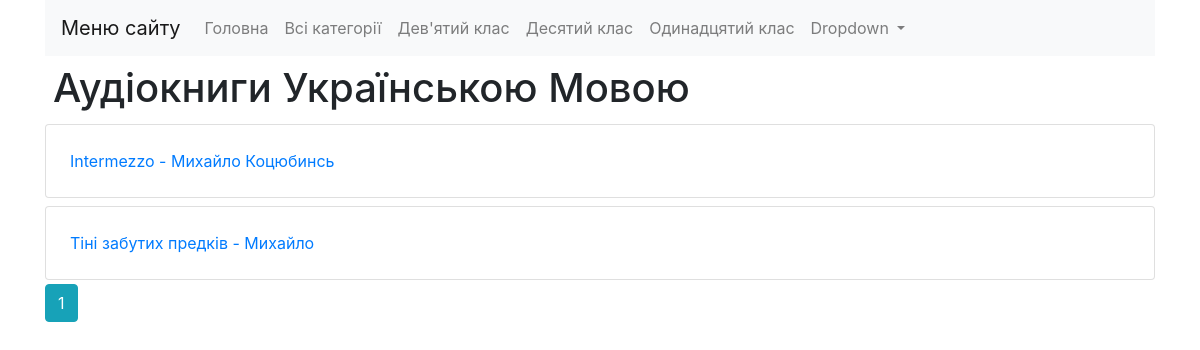
Screenshot of /categories/Deviatyi-klas with the database file from the repository.
### audiobooks/models.py (models this page shows, shortened)
class Category(models.Model):
    title = models.CharField(max_length=30)
    slug = models.SlugField(default='', editable=True, max_length=100, null=False, blank=True)
    class Meta:
        verbose_name_plural = "categories"
        ordering = ['title']

class Series(models.Model):
    title = models.CharField(max_length=30)
    slug = models.SlugField(default='', editable=True, max_length=100, null=False, blank=True)
    categories = models.ManyToManyField(Category, blank=True)
    description = models.TextField(blank=True)  # null=True
    class Meta:
        verbose_name_plural = "series"
        ordering = ['title']

### audiobooks/views.py (the view)
# urls.py: path('categories/<slug:category_slug>', category_items, name='audiobooks-categoryOne'),
def category_items(request, category_slug):
    series_list = Series.objects.filter(categories__slug=category_slug)
    context = {
        'Series': pagination(request, series_list),
        'Category': Category.objects.all()
    }
    return render(request, 'allSeries.html', context)

### audiobooks/views.py (called while the page is built)
def pagination(request, pagination_list, items_on_page=3):
    paginator = Paginator(pagination_list, items_on_page)
    page = request.GET.get('page')
    try:
        page_obj = paginator.page(page)
    except PageNotAnInteger:
        page_obj = paginator.page(1)
    except EmptyPage:
        page_obj = paginator.page(paginator.num_pages)
    return page_obj

### templates/allSeries.html (shortened to what this page needs)
{% extends "_base.html" %}
{% load static %}
{% block content %}
{% for Series in Series %}
    <div class="mylist">
        <ul class="list-group">
            <li class="list-group-item p-4 my-1">
				<div class="row">
					<div class="col-12 col-md-10">
						<a href="{% url 'allAudiobooks' Series.slug %}">{{ Series.title }}</a>
					</div>
				</div>
			</li>
        </ul>
    </div>
{% endfor %}
				{% for num in Series.paginator.page_range %}
					{% if Series.number == num %}
						<a class="btn btn-info mb-4" href="?page={{num}}">{{ num }}</a>
					{% elif num > Series.number|add:'-3' and num < Series.number|add:'3' %}
						<a class="btn btn-outline-info mb-4" href="?page={{num}}">{{ num }}</a>
					{% endif %}
				{% endfor %}
{% endblock content %}

### templates/_base.html (shortened to what this page needs)
{% load static %}
<!DOCTYPE html>
<html lang="en">
<head>
    <link rel="stylesheet" href="https://cdn.jsdelivr.net/npm/bootstrap@4.6.0/dist/css/bootstrap.min.css"
>
    <link rel="stylesheet" href="{% static 'css/style.css' %}">
</head>
<body>
    <div class="container">
    <div class="mycontainer">
        <nav class="navbar navbar-expand-lg navbar-light bg-light">
            <a class="navbar-brand" href="{% url 'allSeries' %}">Меню сайту</a>
            <div class="collapse navbar-collapse" id="navbarSupportedContent">
                <ul class="navbar-nav mr-auto">
                    <li class="nav-item">
                        <a class="nav-link" href="{% url 'allSeries' %}">Головна</a>
                    </li>
                    <li class="nav-item">
                        <a class="nav-link" href="{% url 'allCategories' %}">Всі категорії</a>
                    </li>
                        {% for item in Category %}
							<li class="nav-item">
							  <a class="nav-link" href="{% url 'audiobooks-categoryOne' item.slug %}">{{ item.title }}</a>
                            </li>
						{% endfor %}
                    <li class="nav-item dropdown">
                        <a class="nav-link dropdown-toggle" href="#" id="navbarDropdown" role="button" data-toggle="dropdown"
                            aria-haspopup="true" aria-expanded="false">
                            Dropdown
                        </a>
                    </li>
                </ul>
            </div>
        </nav>
            <div class="row">
                <div class="col">
                    <div class="mybox1">
                        <h1 class="p-2 m-0">Аудіокниги Українською Мовою</h1>
                    </div>
                </div>
            </div>
        {% block content %}
        {% endblock content %}
    </div>
    </div>
</body>
</html>

### rows the page displays
Category: title "Дев'ятий клас"
Category: title "Десятий клас"
Category: title "Одинадцятий клас"
Series: title "Intermezzo - Михайло Коцюбинсь"
Series: title "Тіні забутих предків - Михайло"

### other values shown
{{ num }} "1"
